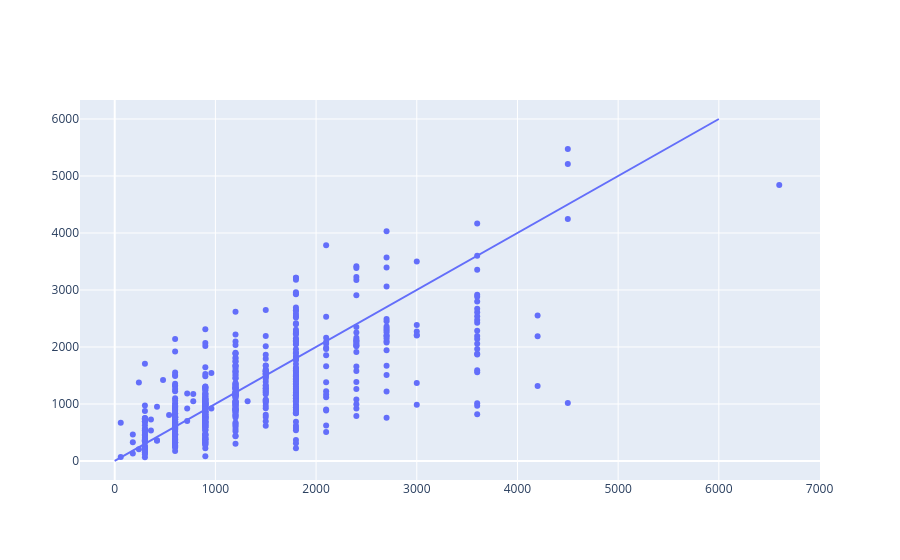

The notebook cell this image was saved under:
### Code cell
figure_scatter = px.scatter(df_best, x = "reference_travel_time_s", y = "evaluation_travel_time_s")
figure_line = px.line(x = np.linspace(0.0, 6000.0), y = np.linspace(0.0, 6000.0))
go.Figure(data = figure_scatter.data + figure_line.data)

### Figure 1 — Plotly figure (JSON) as saved in the notebook; plotly's stock layout.template omitted (floating-point values rounded to 4 significant figures; data arrays with more than 128 entries replaced by an {"elided": "..."} marker saying what was removed)
{"data": [{"hovertemplate": "reference_travel_time_s=%{x}<br>evaluation_travel_time_s=%{y}<extra></extra>", "legendgroup": "", "marker": {"color": "#636efa", "symbol": "circle"}, "mode": "markers", "name": "", "orientation": "v", "showlegend": false, "type": "scatter", "x": {"elided": "560 int values"}, "xaxis": "x", "y": {"elided": "560 float values"}, "yaxis": "y"}, {"hovertemplate": "x=%{x}<br>y=%{y}<extra></extra>", "legendgroup": "", "line": {"color": "#636efa", "dash": "solid"}, "marker": {"symbol": "circle"}, "mode": "lines", "name": "", "orientation": "v", "showlegend": false, "type": "scatter", "x": [0, 122.4, 244.9, 367.3, 489.8, 612.2, 734.7, 857.1, 979.6, 1102.0, 1224.0, 1347.0, 1469.0, 1592.0, 1714.0, 1837.0, 1959.0, 2082.0, 2204.0, 2327.0, 2449.0, 2571.0, 2694.0, 2816.0, 2939.0, 3061.0, 3184.0, 3306.0, 3429.0, 3551.0, 3673.0, 3796.0, 3918.0, 4041.0, 4163.0, 4286.0, 4408.0, 4531.0, 4653.0, 4776.0, 4898.0, 5020.0, 5143.0, 5265.0, 5388.0, 5510.0, 5633.0, 5755.0, 5878.0, 6000], "xaxis": "x", "y": [0, 122.4, 244.9, 367.3, 489.8, 612.2, 734.7, 857.1, 979.6, 1102.0, 1224.0, 1347.0, 1469.0, 1592.0, 1714.0, 1837.0, 1959.0, 2082.0, 2204.0, 2327.0, 2449.0, 2571.0, 2694.0, 2816.0, 2939.0, 3061.0, 3184.0, 3306.0, 3429.0, 3551.0, 3673.0, 3796.0, 3918.0, 4041.0, 4163.0, 4286.0, 4408.0, 4531.0, 4653.0, 4776.0, 4898.0, 5020.0, 5143.0, 5265.0, 5388.0, 5510.0, 5633.0, 5755.0, 5878.0, 6000], "yaxis": "y"}], "layout": {}}
